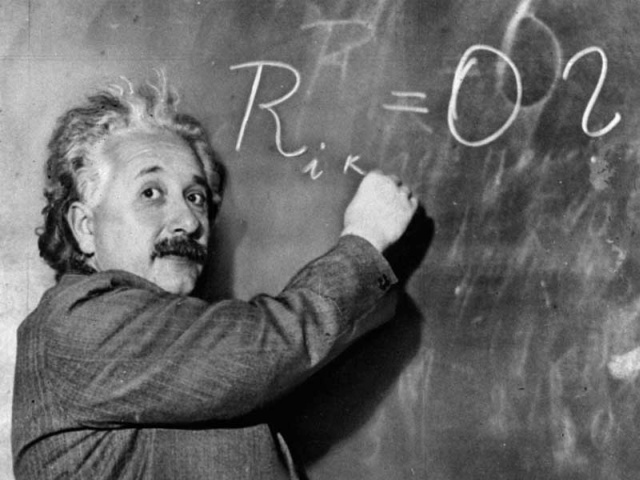
#> input picture data/images/einstein.jpg, 640 x 480 px
$ jupyter execute --allow-errors 03-filtering.ipynb   (older library calls are emulated)   (text cells are left out)
#> lines starting #> are read from the running program, lines starting #| are printed output that depends on the picture; pictures that were not available may be replaced by others from this repository, and a replacement may not be noted
[cell 1]
import cv2
from matplotlib import pyplot as plt
import numpy as np

from utils import *

[cell 2]
# Read the image
image = cv2.imread('data/images/einstein.jpg', cv2.IMREAD_GRAYSCALE)
#> image is the input picture: shape (480, 640); min 0, max 255, mean 104.2
#> (the rest of this cell did not finish here and is left out)

[cell 3]
# Read the image
image = cv2.imread('data/images/trees.jpg', cv2.IMREAD_GRAYSCALE)
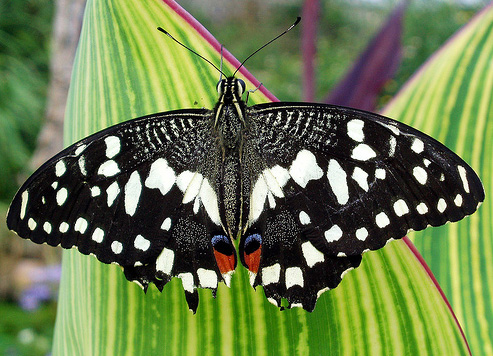
#> input picture data/images/butterfly.jpg, 493 x 356 px, given in place of trees.jpg, which was not available
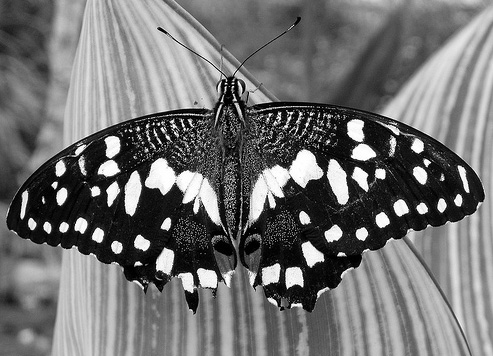
#> image: shape (356, 493); min 0, max 255, mean 113.3
#image = gaussian_noise(image, sigma=55)

# Apply the box filter

box_filtered_image = cv2.boxFilter(image, -1, ksize=(7,7), borderType=cv2.BORDER_CONSTANT)
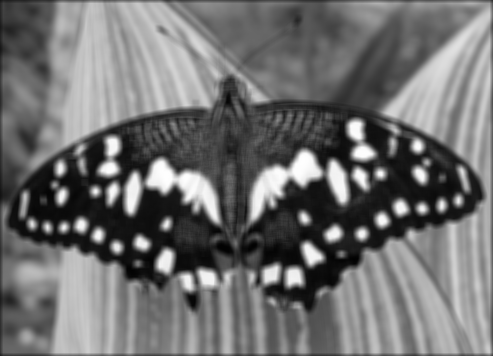
#> box_filtered_image: shape (356, 493); min 1, max 254, mean 112.1
gaussian_filtered_image = cv2.GaussianBlur(image, ksize=(7,7), sigmaX = 3, sigmaY = 3, borderType=cv2.BORDER_CONSTANT)


# Display the original and smooth filter
plt.figure(figsize=(12, 10))

plt.subplot(1, 3, 1)
plt.imshow(cv2.cvtColor(image[200:300,200:300], cv2.COLOR_BGR2RGB))
plt.title('Original Image')
plt.axis('off')

plt.subplot(1, 3, 2)
plt.imshow(cv2.cvtColor(box_filtered_image[200:300,200:300], cv2.COLOR_BGR2RGB))
plt.title('Box Filtered Image')
plt.axis('off')

plt.subplot(1, 3, 3)
plt.imshow(cv2.cvtColor(gaussian_filtered_image[200:300,200:300], cv2.COLOR_BGR2RGB))
plt.title('Gaussian Filtered Image')
plt.axis('off')
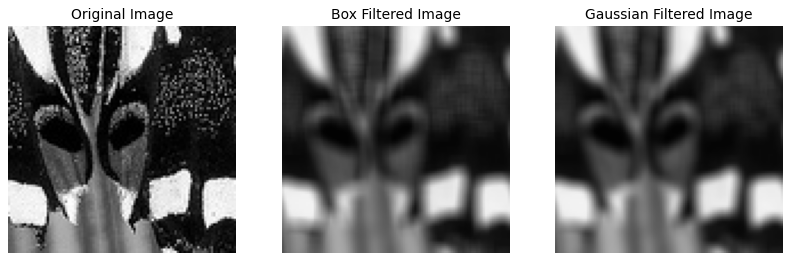
#> figure drawn by matplotlib, 3 panels

[cell 4]
# Read the image
image = cv2.imread('data/images/lena.png', cv2.IMREAD_GRAYSCALE)
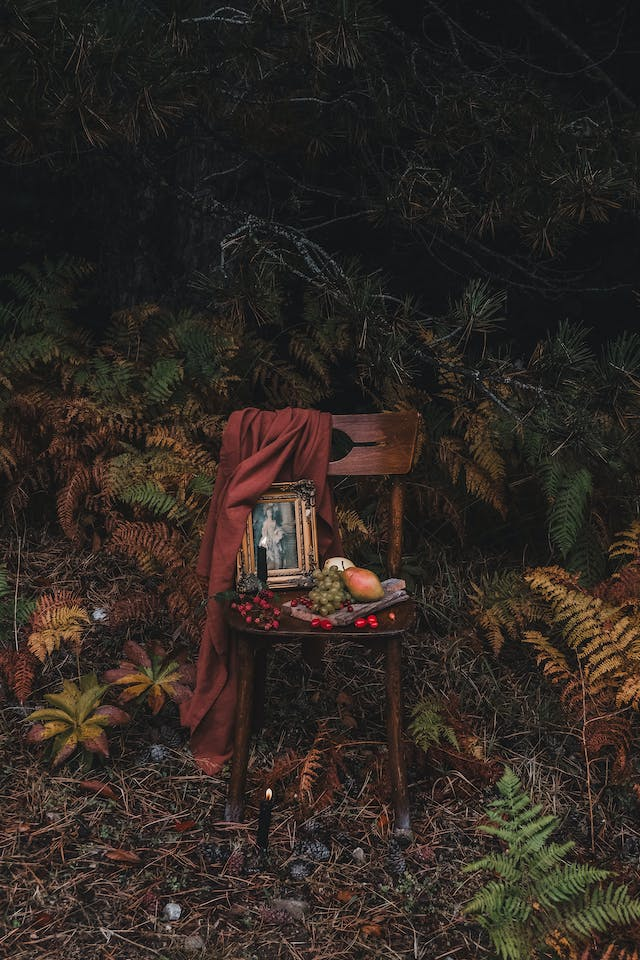
#> input picture data/images/chair.jpg, 640 x 960 px, given in place of lena.png, which was not available
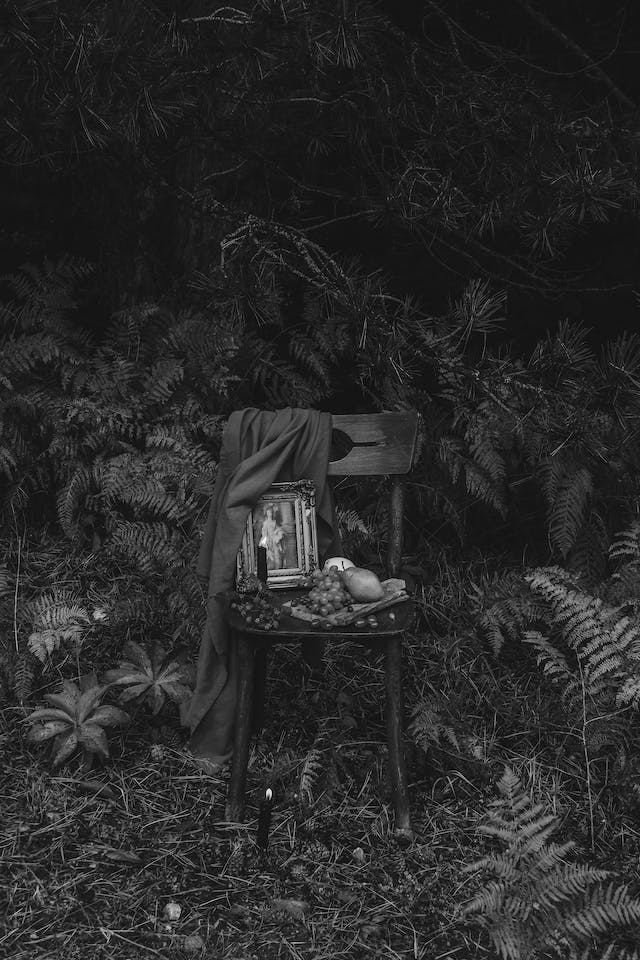
#> image: shape (960, 640); min 0, max 255, mean 41
#> (the rest of this cell did not finish here and is left out)
